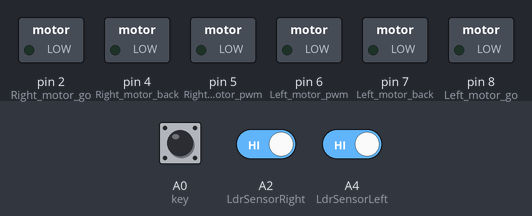
A sketch run on a simulated Arduino Uno, built with avr-gcc and run on an emulated ATmega328P. On the bench: switched loads named in the sketch (green lamp = pin HIGH). The inputs (shaded band) are chosen by the test bench; at power-on: A0 (key) HIGH, A2 (LdrSensorRight) HIGH, A4 (LdrSensorLeft) HIGH.

Above: at 0.8 s.
0.9 s: A0 (key) pulled LOW for 0.15 s
At 1.6 s:
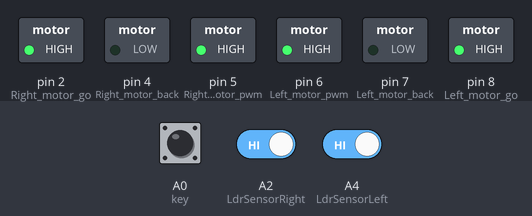
2.5 s: A2 (LdrSensorRight) driven LOW
At 3.3 s:
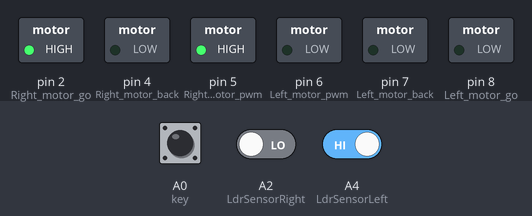
4.0 s: A4 (LdrSensorLeft) driven LOW
At 4.4 s:
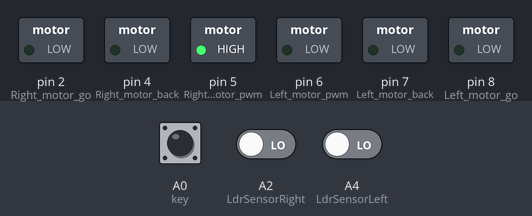
5.5 s: A2 (LdrSensorRight) driven HIGH
At 6.7 s:
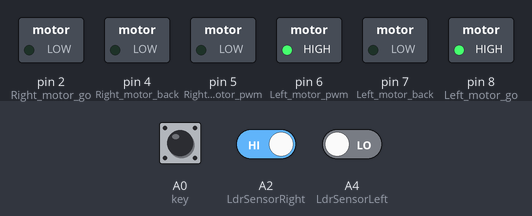
7.0 s: A2 (LdrSensorRight) driven LOW
At 7.9 s:
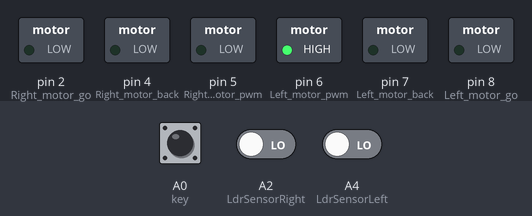
8.5 s: A4 (LdrSensorLeft) driven HIGH
At 9.1 s:
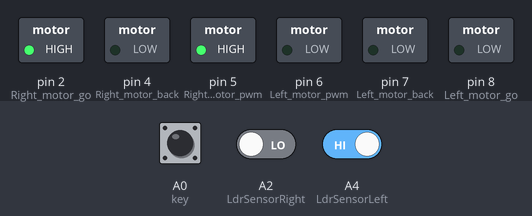
Timing chart, 0 to 11.0 s (numbered marks = the images above; inputs shaded):
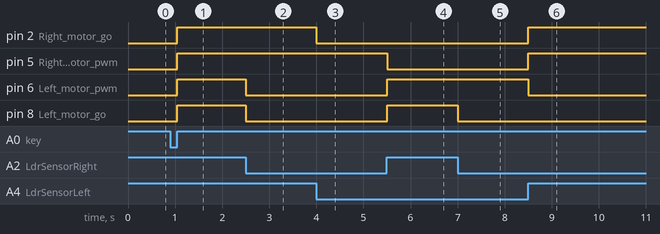

Measured:
- after the input at 0.9 s, pin 2 (Right_motor_go), pin 5 (Right_motor_pwm), pin 6 (Left_motor_pwm), pin 8 (Left_motor_go): LOW → HIGH after 0.15 s
- after the input at 2.5 s, pin 6 (Left_motor_pwm), pin 8 (Left_motor_go): HIGH → LOW at once
- after the input at 4.0 s, pin 2 (Right_motor_go): HIGH → LOW at once
- after the input at 5.5 s, pin 5 (Right_motor_pwm): HIGH → LOW at once; pin 6 (Left_motor_pwm), pin 8 (Left_motor_go): LOW → HIGH at once
- after the input at 7.0 s, pin 8 (Left_motor_go): HIGH → LOW at once
- after the input at 8.5 s, pin 2 (Right_motor_go), pin 5 (Right_motor_pwm): LOW → HIGH at once; pin 6 (Left_motor_pwm): HIGH → LOW at once

The sketch:

light_follow.ino
```cpp
// (licence header left out)
//Define pin
int Left_motor_go = 8;         // AIN1
int Left_motor_back = 7;       // AIN2

int Right_motor_go = 2;        // BIN1
int Right_motor_back = 4;      // BIN2

int Left_motor_pwm = 6;        //left motor speed control  PWMA
int Right_motor_pwm = 5;       //right motor speed control  PWMB

int key = A0;                  //Define button as analog port A0 with Arduino
const int LdrSensorLeft =  A4;   //Define the left side of the photosensitive resistor pin as A4
const int LdrSensorRight = A2;   //Define the right side of the photosensitive resistor pin as A2

int LdrSersorLeftValue ;         //Define variables to store the data collected by the photosensitive resistor
int LdrSersorRightValue ;

/**
* Function       setup
* @author        Danny
* @date          2017.07.25
* @brief         Initialization configuration
* @param[in]     void
* @retval        void
* @par History   no
*/
void setup()
{
  //Initialize the motor PIN IO
  pinMode(Left_motor_go, OUTPUT);
  pinMode(Left_motor_back, OUTPUT);
  pinMode(Right_motor_go, OUTPUT);
  pinMode(Right_motor_back, OUTPUT);

  //Define button pin as input interface
  pinMode(key, INPUT);

  //Define photosensitive resistor as input interface
  pinMode(LdrSensorLeft, INPUT);
  pinMode(LdrSensorRight, INPUT);

  //Initialize button is level high
  digitalWrite(key, HIGH);

  //Initialize photosensitive resistor is level high
  digitalWrite(LdrSensorLeft, HIGH);
  digitalWrite(LdrSensorRight, HIGH);

  //Call key scan fuction
  key_scan();
}

/**
* Function       run
* @author        Danny
* @date          2017.07.25
* @brief         car run
* @param[in]     void
* @param[out]    void
* @retval        void
* @par History   no
*/
void run()
{
  //left motor go
  digitalWrite(Left_motor_go, HIGH);   //enable left motor go
  digitalWrite(Left_motor_back, LOW);  //prohibit left motro back
  analogWrite(Left_motor_pwm, 255);

  //right motor go
  digitalWrite(Right_motor_go, HIGH);  //enable right motor go
  digitalWrite(Right_motor_back, LOW); //prohibit right motor back
  analogWrite(Right_motor_pwm, 255);
}

/**
* Function       brake
* @author        Danny
* @date          2017.07.25
* @brief         car brake
* @param[in]     void
* @param[out]    void
* @retval        void
* @par History   no
*/
void brake()
{
  digitalWrite(Left_motor_go, LOW);
  digitalWrite(Left_motor_back, LOW);
  digitalWrite(Right_motor_go, LOW);
  digitalWrite(Right_motor_back, LOW);
}

/**
* Function       left
* @author        Danny
* @date          2017.07.25
* @brief         Turn left (left wheel stop, right wheel go)
* @param[in]     void
* @param[out]    void
* @retval        void
* @par History   no
*/
void left()
{
  //left motor stop
  digitalWrite(Left_motor_go, LOW);    //prohibit left motor go
  digitalWrite(Left_motor_back, LOW);  //prohibit left motor back
  analogWrite(Left_motor_pwm, 0);

  //right motor go
  digitalWrite(Right_motor_go, HIGH);  //enable right motor go
  digitalWrite(Right_motor_back, LOW); //prohibit right motor back
  analogWrite(Right_motor_pwm, 255);
}

/**
* Function       right
* @author        Danny
* @date          2017.07.25
* @brief          Turn right (right wheel stop, left wheel go)
* @param[in]     void
* @param[out]    void
* @retval        void
* @par History   no
*/
void right()
{
  //left motor go
  digitalWrite(Left_motor_go, HIGH);   //enable left motor go
  digitalWrite(Left_motor_back, LOW);  //prohibit left motor back
  analogWrite(Left_motor_pwm, 255);

  //right motor stop
  digitalWrite(Right_motor_go, LOW);   //prohibit right motor go
  digitalWrite(Right_motor_back, LOW); //prohibit right motor back
  analogWrite(Right_motor_pwm, 0);
}

/**
* Function       spin_left
* @author        Danny
* @date          2017.07.25
* @brief          Turn left in place(left wheel back,right wheel go)
* @param[in]     time:delay
* @param[out]    void
* @retval        void
* @par History   no
*/
void spin_left(int time)
{
  //left motor back
 digitalWrite(Left_motor_go, LOW);     //prohibit left motor go
  digitalWrite(Left_motor_back, HIGH);  //enable left motor back
  analogWrite(Left_motor_pwm, 200);

 //right motor go
  digitalWrite(Right_motor_go, HIGH);  //enable right motor go
  digitalWrite(Right_motor_back, LOW); //prohibit right motor back
  analogWrite(Right_motor_pwm, 200);

  delay(time * 100);
}

/**
* Function       spin_right
* @author        Danny
* @date          2017.07.25
* @brief         Turn right in place(right wheel back,left wheel go)
* @param[in]     time:delay
* @param[out]    void
* @retval        void
* @par History   no
*/
void spin_right(int time)
{
  //left motor go
  digitalWrite(Left_motor_go, HIGH);    //enable left motor go
  digitalWrite(Left_motor_back, LOW);   //prohibit left motor back
  analogWrite(Left_motor_pwm, 200);

  //right motor back
  digitalWrite(Right_motor_go, LOW);    //prohibit right motor go
  digitalWrite(Right_motor_back, HIGH); //enable right motor back
  analogWrite(Right_motor_pwm, 200);

  delay(time * 100);
}

/**
* Function       back
* @author        Danny
* @date          2017.07.25
* @brief         car back
* @param[in]     void
* @param[out]    void
* @retval        void
* @par History   no
*/
void back()
{
  //left motor back
  digitalWrite(Left_motor_go, LOW);     //prohibit left motor go
  digitalWrite(Left_motor_back, HIGH);  //enable lef tmotor back
  analogWrite(Left_motor_pwm, 80);

  //right motor back
  digitalWrite(Right_motor_go, LOW);     //prohibit right motor go
  digitalWrite(Right_motor_back, HIGH);  //enable right motor back
  analogWrite(Right_motor_pwm, 80);
}

/**
* Function       key_scan
* @author        Danny
* @date          2017.07.25
* @brief         Button detection (including software key to remove jitter)
* @param[in]     void
* @param[out]    void
* @retval        void
* @par History   no
*/
void key_scan()
{
  while (digitalRead(key));       //When the button not press, it while
  while (!digitalRead(key))       //When the button pres
  {
    delay(10);	                  //delay 10ms
    if (digitalRead(key)  ==  LOW)//The second time to determine whether the button is pressed
    {
      delay(100);
      while (!digitalRead(key));  //Test whether the key is released
    }
  }
}

/**
* Function       loop
* @author        Danny
* @date          2017.07.25
* @brief         First call the setup initialization configuration inside the key scan function,
                 and then seek light mode open
* @param[in]     void
* @retval        void
* @par History   no
*/
void loop()
{
  //When the light is encountered, the indicator of the optical module is turned off and the port level is HIGH
  //When the light is not encountered, the indicator of the optical module is turned off and the port level is LOW
  LdrSersorRightValue = digitalRead(LdrSensorRight);
  LdrSersorLeftValue  = digitalRead(LdrSensorLeft);

  if (LdrSersorLeftValue == HIGH && LdrSersorRightValue == HIGH)
  {
    run();   //When both sides have light, the signal is HIGH,
             // the photosensitive resistor light out, and the car run
  }
  else if (LdrSersorLeftValue == HIGH && LdrSersorRightValue == LOW)
  {
    left(); //There's light on the left.There's a signal to go back and turn left
  }
  else if (LdrSersorRightValue == HIGH && LdrSersorLeftValue == LOW)
  {
    right();//There's light on the right.There's a signal to go back and turn right
  }
  else
  {
    brake();//There's not light,car brake
  }
}
```
